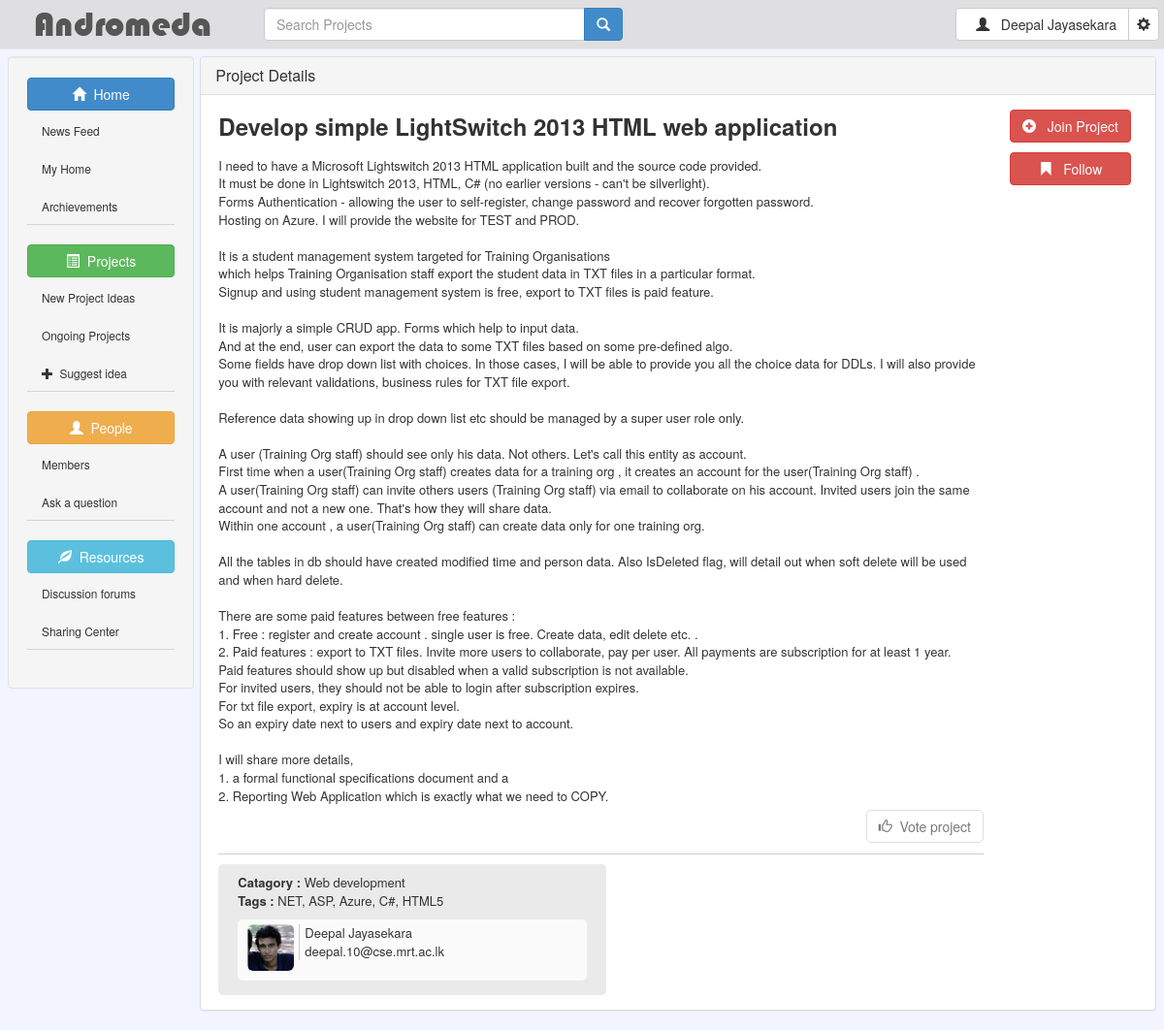
The page /viewproject.php?pid=85 (signed in) on the database its author committed.
### tables this page shows
CREATE TABLE IF NOT EXISTS `projects` (
  `p_id` int(11) NOT NULL AUTO_INCREMENT,
  `p_name` text,
  `p_desc` text,
  `p_catagory` int(11) DEFAULT '0',
  `p_author` int(11) DEFAULT '0',
  `p_mentor` int(11) DEFAULT '0',
  `p_leader` int(11) DEFAULT '0',
  `p_post_date` timestamp NULL DEFAULT NULL,
  `p_state` int(11) DEFAULT '0',
  `p_votes` int(11) NOT NULL DEFAULT '0',
  `p_views` int(11) NOT NULL,
  PRIMARY KEY (`p_id`),
  KEY `p_author` (`p_author`),
  KEY `p_mentor` (`p_mentor`),
  KEY `p_leader` (`p_leader`),
  KEY `p_state` (`p_state`),
  KEY `p_catagory` (`p_catagory`)
);

CREATE TABLE IF NOT EXISTS `catagories` (
  `cat_id` int(11) NOT NULL AUTO_INCREMENT,
  `cat_name` varchar(30) NOT NULL,
  PRIMARY KEY (`cat_id`),
  KEY `cat_id` (`cat_id`)
);

CREATE TABLE IF NOT EXISTS `users` (
  `user_id` int(11) NOT NULL AUTO_INCREMENT,
  `username` varchar(30) DEFAULT NULL,
  `password` varchar(50) DEFAULT NULL,
  `firstname` varchar(30) DEFAULT NULL,
  `lastname` varchar(30) DEFAULT NULL,
  `email` varchar(50) DEFAULT NULL,
  `profile_pic_path` text NOT NULL,
  `timestamp` varchar(20) NOT NULL,
  PRIMARY KEY (`user_id`)
);

### viewproject.php (the view, shortened to what this page needs)
<!doctype html>
<html>
<head>
<link href="css/bootstrap.css" media="screen" rel="stylesheet" type="text/css">
<link href="css/homepage-styles.css" media="screen" rel="stylesheet" type="text/css">
<link href="css/toastr.css" media="screen" rel="stylesheet" type="text/css">
<link href="css/bootstrap.icon-large.css" media="screen" rel="stylesheet" type="text/css">
<link href="css/bootstrap-dialog.css" rel="stylesheet" type="text/css" media="screen">
</head>
<body onLoad="document.getElementById('search-q').focus();">
<div id="header-panel">
  <nav class="navbar navbar-default navbar-fixed-top nav-panel-custom" role="navigation">
  <a class="navbar-brand" href="home.php"><span><img src="images/logo.png"></span></a>
      <form class="navbar-form navbar-left form-inline searchform wide400px" method="get" role="form" action="home.php">
        <div class="input-group">
          <input type="text" class="form-control wide400px" id="search-q" name="search-q" placeholder="Search Projects" value="<?php echo isset($_GET['search-q'])? $_GET['search-q']: "";?>">
          <span class="input-group-btn">
            <button type="submit" class="btn btn-default btn-primary sortlist"><span class="glyphicon glyphicon-search"></span></button>
          </span>
        </div>
    </form>
    <ul class="nav navbar-nav navbar-right">
      <li class="dropdown">
        <form class="navbar-form" action="profile.php">
          <div class="btn-group">
            <button type="submit" class="btn btn-default"> &nbsp;&nbsp<span class="glyphicon glyphicon-user"></span>&nbsp;&nbsp
            <?php
                                    if(isset($_SESSION['login-type'])){
                                    	if($_SESSION['login-type']=='regular'){
											echo $_SESSION['user']['firstname']." ".$_SESSION['user']['lastname'];
										}
										else if($_SESSION['login-type']=='oauth'){
											echo $_SESSION['oauth_user']['name'];
										}
									}
									else{
									}
                                ?>
            </button>
            <button type="button" class="btn btn-default dropdown-toggle" data-toggle="dropdown"> <span class="glyphicon glyphicon-cog"></span> <span class="sr-only">Toggle Dropdown</span> </button>
          </div>
        </form>
      </li>
    </ul>
  </nav>
</div>
<div id="wrapper">
  <div class="row">
    <div id="sidebar" class="col-xs-6 col-sm-3 col-md-3 col-lg-2 sidebar-custom">
      <div class="well">
        <button type="button" class="btn btn-primary btn-block btn-dropdown" data-toggle="collapse" data-target="#home-link"><span class="glyphicon glyphicon-home"></span>&nbsp;&nbsp;Home</button>
        <div id="home-link" class="collapse in">
          <ul class="nav nav-pills nav-stacked list-group collapse-div">
            <li><a class="btn-dropdown-item" href="index.php">News Feed</a></li>
            <li><a class="btn-dropdown-item" href="myhome.php">My Home</a></li>
            <li><a class="btn-dropdown-item" href="viewarch.php">Archievements</a></li>
          </ul>
        </div>
        <button type="button" class="btn btn-success btn-block btn-dropdown" data-toggle="collapse" data-target="#projects"><span class="glyphicon glyphicon-list-alt"></span>&nbsp;&nbsp;Projects</button>
        <div id="projects" class="collapse in">
          <ul class="nav nav-pills nav-stacked list-group collapse-div">
            <li><a class="btn-dropdown-item" href="home.php">New Project Ideas</a></li>
            <li><a class="btn-dropdown-item" href="#">Ongoing Projects</a></li>
            <li><a class="btn-dropdown-item" href="#" data-toggle="modal" data-target="#projectidea"> <span class="glyphicon glyphicon-plus"></span>&nbsp;&nbsp;Suggest idea</a></li>
          </ul>
        </div>
        <button type="button" class="btn btn-warning btn-block btn-dropdown" data-toggle="collapse" data-target="#users-link"><span class="glyphicon glyphicon-user"></span>&nbsp;&nbsp;People</button>
        <div id="users-link" class="collapse in">
          <ul class="nav nav-pills nav-stacked list-group collapse-div">
            <li><a class="btn-dropdown-item" href="members.php">Members</a></li>
            <li><a class="btn-dropdown-item" href="#">Ask a question</a></li>
          </ul>
        </div>
        <button type="button" class="btn btn-info btn-block btn-dropdown custom-color" data-toggle="collapse" data-target="#resources"><span class="glyphicon glyphicon-leaf"></span>&nbsp;&nbsp;Resources</button>
        <div id="resources" class="collapse in">
          <ul class="nav nav-pills nav-stacked list-group collapse-div">
            <li><a class="btn-dropdown-item" href="#">Discussion forums</a></li>
            <li><a class="btn-dropdown-item" href="#">Sharing Center</a></li>
          </ul>
        </div>
      </div>
    </div>
    <div id="project-listing" class="col-xs-12 col-sm-9 col-md-9 col-lg-10 contents-custom">
      <?php
            if(isset($_GET['pid'])){
				$pid = $_GET['pid'];
			}
            $dbcon = new DBConnection();
            $con = $dbcon->connect();
            if(!$pstmt=$con->prepare('select p_name,p_desc,p_votes,p_views,user_id,firstname,lastname,email,cat_name from projects,users,catagories where projects.p_id= ? and projects.p_catagory=catagories.cat_id and projects.p_author=users.user_id')){
                    die(mysqli_error($con));
                }
			else{
				$pstmt->bind_param('i',$pid);
				$pstmt->execute();
				$presult = $pstmt->get_result();
				$precord = $presult->fetch_assoc();
			}
			$tquery = "select tag from project_tags where p_id='".$pid."'";
			$tresult =  mysqli_query($con,$tquery);
			$tagslist = array();
			while($tagrecord = $tresult->fetch_assoc()){
				array_push($tagslist,$tagrecord['tag']);
			}
	  ?>
        <div id="projectlist" class="panel panel-default">
        <div class="panel-heading">
          <h2 class="panel-title panel-title-custom">Project Details</h2>
        </div>
        <div class="panel-body panel-body-custom"> <span id="notice"></span>
          <div id="project-details" class="col-xs-12 col-sm-9 col-md-9 col-lg-10 contents-custom">
            <div id="project-header"> <?php echo $precord['p_name']?> </div>
            <div id="project-desc">
				<div style="clear:both;"><?php echo nl2br($precord['p_desc'])?></div>
            	<div id="likebutton-div">
                	<?php echo "<button type='button' ";
						$q = "select * from user_votes where voted_project_id='".$_SESSION['current_pid']."' and user_id='".$_SESSION['user']['user_id']."'";
						$voteres = mysqli_query($con,$q) or die(mysqli_error($con));
						if(mysqli_num_rows($voteres)!=0){
							echo "disabled='disabled' class='btn btn-info likebutton' ";
						}
						else if ($_SESSION['user']['user_id']==$precord['user_id']){
							echo "disabled='disabled' class='btn btn-default likebutton' ";
						}
						else{
							echo "class='btn btn-info likebutton' ";
						}
                     	echo "id='like-project' ><span class='glyphicon glyphicon-thumbs-up'></span>&nbsp;&nbsp;Vote project</button>";
					?>
                </div>
            </div>
            <div id="project-footer">
              <div id="project-info"> <span id="p-catagory"><span>Catagory : </span><?php echo $precord['cat_name']?></span> <span id="p-tags"><br><span>Tags : </span>
                <?php
                                $tagcount = count($tagslist);
                                foreach($tagslist as $index => $tag){
                                    echo "<a href='home.php?search-q=".urlencode(stripslashes(strip_tags($tag)))."'>".$tag."</a>";
                                    if($index+1 != $tagcount){
                                        echo ", ";
                                    }
                                }
                            ?>
                </span> </div>
              <div id="project-author">
                <div id="profile-pic"><img src="images/profile-pics/user1.png" alt="Not found!" class="img-rounded img-custom"/></div>
                <div id="author-profile"> <span id="author-name"><?php echo "<a href='viewprofile.php?user=".$precord['user_id']."'>".$precord['firstname']." ".$precord['lastname']."</a>"?></span><br> <span id="author-email"><a href="mailto:someone@example.com" target="_top"><?php echo $precord['email'] ?></a></span></div>
              </div>
            </div>
          </div>
          <div id="project-actions">
          	<?php
            	if(!$stmt1=$con->prepare("select p_id,member_id from project_member where p_id=? and member_id=?")){
					die(mysqli_error($con));
				}
				else{
					$stmt1->bind_param('ii',$pid,$_SESSION['user']['user_id']);
					$stmt1->execute();
					$joinres = $stmt1->get_result();
				}
				if(!$stmt2=$con->prepare("select p_id,follower_id from project_follower where p_id=? and follower_id=?")){
					die(mysqli_error($con));
				}
				else{
					$stmt2->bind_param('ii',$pid,$_SESSION['user']['user_id']);
					$stmt2->execute();
					$followres = $stmt2->get_result();
				}
			?>
          	<ul class="nav nav-stacked">
                <li class="spaced-list"><button id="btn-join"
                	<?php
						if(mysqli_num_rows($joinres)!=0){
							echo "disabled='disabled' class='btn btn-block btn-default' ";
						}
						else{
							echo "class='btn btn-block btn-danger' ";
						}
					?>
                	class="btn  btn-danger" role="button"><span class="glyphicon glyphicon-plus-sign"></span>
						<?php
							if(mysqli_num_rows($joinres)!=0){
								echo "&nbsp;&nbsp;Joined";
							}
							else
							{
								echo "&nbsp;&nbsp;Join Project";
							}
						?>
                        </button></li>
                <li><button id="btn-follow"
					<?php
						if(mysqli_num_rows($followres)!=0){
							echo "disabled='disabled' class='btn btn-block btn-default' ";
						}
						else{
							echo "class='btn btn-block btn-danger' ";
						}
					?>
                    role="button"><span class="glyphicon glyphicon-bookmark"></span>
                    	<?php
							if(mysqli_num_rows($followres)!=0){
								echo "&nbsp;&nbsp;Following";
							}
							else
							{
								echo "&nbsp;&nbsp;Follow";
							}
						?>
                    </button></li>
            </ul>
          </div>
        </div>
        </div>
    </div>
  </div>
</div>
</body>
</html>

### css/homepage-styles.css (style rules this page uses)
a:link { color:#333333;text-decoration:none; }
.nav-panel-custom { width: auto; padding: 0px 5px; background:#DFDFE1; }
.sidebar-custom { padding: 0px 3px; }
.contents-custom { padding: 5px 3px; }
#wrapper { padding: 0 20px; }
.btn-dropdown { margin: 2px 0; }
.btn-dropdown-item { color: #6E6E6E; font-size: 85%; }
.collapse-div { border-bottom: 1px solid #D4D4D4; }
body { padding-top: 48px; background: #F2F4FF; background-attachment:scroll; }
.searchform { float: left; margin-right:5px; }
#projectlist { clear: both; }
.sortlist { float: right !important; }
.panel-body-custom { clear: both; }
.wide400px { width: 400px; }
#project-details { float:left; margin-right:0; }
#project-actions { float:right; padding-right:10px; }
#project-header { font-size:24px; font-weight:bold; margin-bottom:15px; }
#project-desc { border-bottom: 1px solid #CCC; padding-bottom:50px; font-size:13px; }
#project-footer { padding:10px 10px 15px 20px; margin-top:10px; font-size:13px; border-radius:5px; background:#EAEAEA; clear:both; height: auto; width:400px; }
#project-info { margin-bottom:10px; }
#p-catagory span { font-weight:bold; }
#p-tags span { font-weight:bold; }
#project-author { padding:0 10px; padding-top:5px; background:#FBFBFB; height:auto; overflow:auto; padding-bottom:10px; margin-right:10px; border-radius:5px; -moz-border-radius:5px; -webkit-border-radius:5px; }
#profile-pic { float:left; margin-right:5px; }
#author-profile { border-left:1px solid #CCC; float:left; padding-left:5px; }
.spaced-list { margin-bottom:10px; }
.img-custom { height:48px !important; width:48px !important; }
.likebutton { border-radius:5px; -moz-border-radius:5px; -webkit-border-radius:5px; }
#likebutton-div { float:right; clear:both; margin-top:5px; }
.navbar-brand { padding:12px 15px 10px 15px; }
#btn-join { width:125px; }
.contents-custom { padding:0 3px; }

### rows shown on the page
projects: p_name "Develop simple LightSwitch 2013 HTML web application", p_desc "I need to have a Microsoft Lightswitch 2013 HTML application built and the source code provided. It must be done in Lightswitch 2013, HTML, C# (no earlier versions - can't be silverlight). Forms Authentication - allowing the user to self-register, change password and recover forgotten password. Hosting on Azure. I will provide the website for TEST and PROD. It is a student management system targeted for Training Organisations which helps Training Organisation staff export the student data in TXT files in a particular format. Signup and using student management system is free, export to TXT files is paid feature. It is majorly a simple CRUD app. Forms which help to input data. And at the…", p_catagory.cat_name "Web development", p_author.firstname "Deepal", p_author.lastname "Jayasekara", p_author.email "deepal.10@cse.mrt.ac.lk"

### other values the page prints
$_SESSION['user']['firstname'] "Deepal"
$_SESSION['user']['lastname'] "Jayasekara"
$tag "NET"
$tag "ASP"
$tag "Azure"
$tag "C#"
$tag "HTML5"
